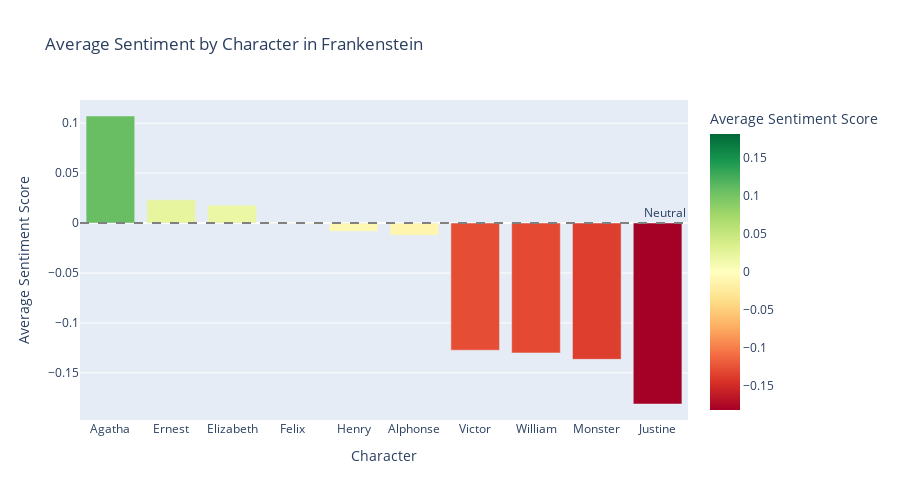
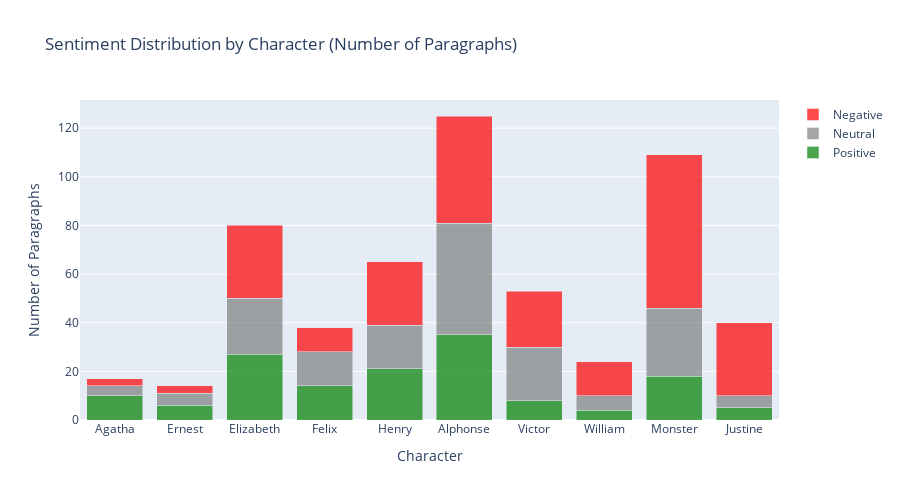
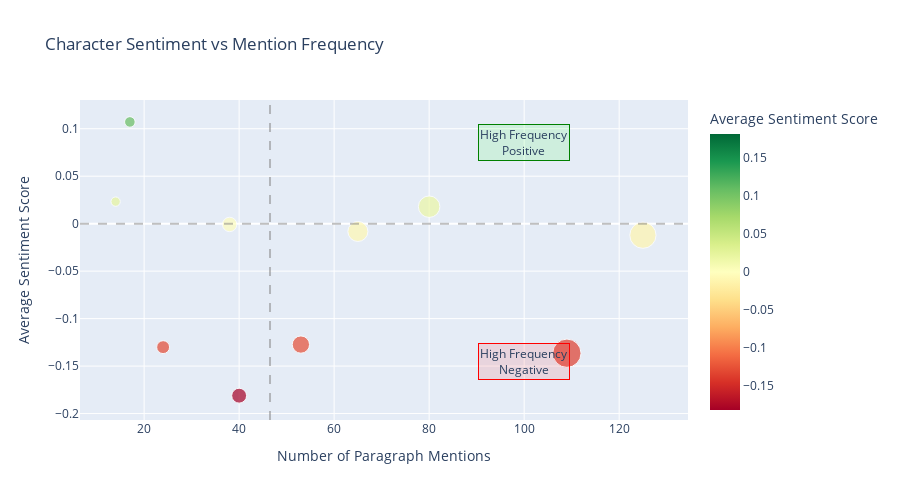

The notebook cell saved with these charts, in order:
### Code cell
# 3. Character sentiment visualizations
print("🎭 Creating character sentiment visualizations...")

# Character sentiment bar chart
fig_char = px.bar(
    character_sentiment_df,
    x='Character',
    y='Avg_Sentiment',
    color='Avg_Sentiment',
    color_continuous_scale='RdYlGn',
    color_continuous_midpoint=0,
    title='Character Sentiment Analysis in Frankenstein',
    labels={'Avg_Sentiment': 'Average Sentiment Score'},
    hover_data=['Total_Mentions', 'Total_Words']
)

fig_char.add_hline(y=0, line_dash="dash", line_color="gray")
fig_char.update_layout(height=500, showlegend=False)
fig_char.show()

# Character frequency vs sentiment scatter
fig_scatter = px.scatter(
    character_sentiment_df,
    x='Total_Mentions',
    y='Avg_Sentiment',
    size='Total_Words',
    color='Avg_Sentiment',
    color_continuous_scale='RdYlGn',
    color_continuous_midpoint=0,
    hover_name='Character',
    title='Character Analysis: Frequency vs Sentiment',
    labels={
        'Total_Mentions': 'Paragraph Mentions',
        'Avg_Sentiment': 'Average Sentiment',
        'Total_Words': 'Total Words'
    }
)

fig_scatter.add_hline(y=0, line_dash="dash", line_color="gray", opacity=0.5)
fig_scatter.update_layout(height=500)
fig_scatter.show()

print(f"✅ Character visualizations created for {len(character_sentiment_df)} characters")

# Summary insights
most_positive = character_sentiment_df.iloc[0]
most_negative = character_sentiment_df.iloc[-1]
print(f"\n Key Insights:")
print(f"✨ Most positive character: {most_positive['Character']} ({most_positive['Avg_Sentiment']:.3f})")
print(f"⛈️ Most negative character: {most_negative['Character']} ({most_negative['Avg_Sentiment']:.3f})")

### Figure 1 — Plotly figure (JSON) as saved in the notebook; plotly's stock layout.template omitted (floating-point values rounded to 4 significant figures)
{"data": [{"customdata": [[17, 2271], [14, 1760], [80, 9341], [38, 4208], [65, 8147], [125, 13936], [53, 6040], [24, 3359], [109, 16159], [40, 4479]], "hovertemplate": "Character=%{x}<br>Average Sentiment Score=%{marker.color}<br>Total_Mentions=%{customdata[0]}<br>Total_Words=%{customdata[1]}<extra></extra>", "legendgroup": "", "marker": {"color": [0.1072, 0.02323, 0.01787, -0.0008205, -0.008194, -0.01216, -0.1273, -0.1301, -0.1364, -0.1812], "coloraxis": "coloraxis", "pattern": {"shape": ""}}, "name": "", "orientation": "v", "showlegend": false, "textposition": "auto", "type": "bar", "x": ["Agatha", "Ernest", "Elizabeth", "Felix", "Henry", "Alphonse", "Victor", "William", "Monster", "Justine"], "xaxis": "x", "y": [0.1072, 0.02323, 0.01787, -0.0008205, -0.008194, -0.01216, -0.1273, -0.1301, -0.1364, -0.1812], "yaxis": "y"}], "layout": {"annotations": [{"showarrow": false, "text": "Neutral", "x": 1, "xanchor": "right", "xref": "x domain", "y": 0, "yanchor": "bottom", "yref": "y"}], "barmode": "relative", "coloraxis": {"cmid": 0, "colorbar": {"title": {"text": "Average Sentiment Score"}}, "colorscale": [[0, "rgb(165,0,38)"], [0.1, "rgb(215,48,39)"], [0.2, "rgb(244,109,67)"], [0.3, "rgb(253,174,97)"], [0.4, "rgb(254,224,139)"], [0.5, "rgb(255,255,191)"], [0.6, "rgb(217,239,139)"], [0.7, "rgb(166,217,106)"], [0.8, "rgb(102,189,99)"], [0.9, "rgb(26,152,80)"], [1, "rgb(0,104,55)"]]}, "height": 500, "legend": {"tracegroupgap": 0}, "shapes": [{"line": {"color": "gray", "dash": "dash"}, "type": "line", "x0": 0, "x1": 1, "xref": "x domain", "y0": 0, "y1": 0, "yref": "y"}], "showlegend": false, "title": {"text": "Average Sentiment by Character in Frankenstein"}, "xaxis": {"anchor": "y", "domain": [0, 1], "title": {"text": "Character"}}, "yaxis": {"anchor": "x", "domain": [0, 1], "title": {"text": "Average Sentiment Score"}}}}

### Figure 2 — Plotly figure (JSON) as saved in the notebook; plotly's stock layout.template omitted (floating-point values rounded to 4 significant figures)
{"data": [{"marker": {"color": "green"}, "name": "Positive", "opacity": 0.7, "type": "bar", "x": ["Agatha", "Ernest", "Elizabeth", "Felix", "Henry", "Alphonse", "Victor", "William", "Monster", "Justine"], "y": [10, 6, 27, 14, 21, 35, 8, 4, 18, 5]}, {"marker": {"color": "gray"}, "name": "Neutral", "opacity": 0.7, "type": "bar", "x": ["Agatha", "Ernest", "Elizabeth", "Felix", "Henry", "Alphonse", "Victor", "William", "Monster", "Justine"], "y": [4, 5, 23, 14, 18, 46, 22, 6, 28, 5]}, {"marker": {"color": "red"}, "name": "Negative", "opacity": 0.7, "type": "bar", "x": ["Agatha", "Ernest", "Elizabeth", "Felix", "Henry", "Alphonse", "Victor", "William", "Monster", "Justine"], "y": [3, 3, 30, 10, 26, 44, 23, 14, 63, 30]}], "layout": {"barmode": "stack", "height": 500, "title": {"text": "Sentiment Distribution by Character (Number of Paragraphs)"}, "xaxis": {"title": {"text": "Character"}}, "yaxis": {"title": {"text": "Number of Paragraphs"}}}}

### Figure 3 — Plotly figure (JSON) as saved in the notebook; plotly's stock layout.template omitted (floating-point values rounded to 4 significant figures)
{"data": [{"hovertemplate": "<b>%{hovertext}</b><br><br>Number of Paragraph Mentions=%{x}<br>Average Sentiment Score=%{marker.color}<br>Total Words=%{marker.size}<extra></extra>", "hovertext": ["Agatha", "Ernest", "Elizabeth", "Felix", "Henry", "Alphonse", "Victor", "William", "Monster", "Justine"], "legendgroup": "", "marker": {"color": [0.1072, 0.02323, 0.01787, -0.0008205, -0.008194, -0.01216, -0.1273, -0.1301, -0.1364, -0.1812], "coloraxis": "coloraxis", "size": [2271, 1760, 9341, 4208, 8147, 13936, 6040, 3359, 16159, 4479], "sizemode": "area", "sizeref": 40.4, "symbol": "circle"}, "mode": "markers", "name": "", "orientation": "v", "showlegend": false, "type": "scatter", "x": [17, 14, 80, 38, 65, 125, 53, 24, 109, 40], "xaxis": "x", "y": [0.1072, 0.02323, 0.01787, -0.0008205, -0.008194, -0.01216, -0.1273, -0.1301, -0.1364, -0.1812], "yaxis": "y"}], "layout": {"annotations": [{"bgcolor": "rgba(0,255,0,0.1)", "bordercolor": "green", "showarrow": false, "text": "High Frequency<br>Positive", "x": 100, "y": 0.08573}, {"bgcolor": "rgba(255,0,0,0.1)", "bordercolor": "red", "showarrow": false, "text": "High Frequency<br>Negative", "x": 100, "y": -0.1449}], "coloraxis": {"cmid": 0, "colorbar": {"title": {"text": "Average Sentiment Score"}}, "colorscale": [[0, "rgb(165,0,38)"], [0.1, "rgb(215,48,39)"], [0.2, "rgb(244,109,67)"], [0.3, "rgb(253,174,97)"], [0.4, "rgb(254,224,139)"], [0.5, "rgb(255,255,191)"], [0.6, "rgb(217,239,139)"], [0.7, "rgb(166,217,106)"], [0.8, "rgb(102,189,99)"], [0.9, "rgb(26,152,80)"], [1, "rgb(0,104,55)"]]}, "height": 500, "legend": {"itemsizing": "constant", "tracegroupgap": 0}, "shapes": [{"line": {"color": "gray", "dash": "dash"}, "opacity": 0.5, "type": "line", "x0": 0, "x1": 1, "xref": "x domain", "y0": 0, "y1": 0, "yref": "y"}, {"line": {"color": "gray", "dash": "dash"}, "opacity": 0.5, "type": "line", "x0": 46.5, "x1": 46.5, "xref": "x", "y0": 0, "y1": 1, "yref": "y domain"}], "title": {"text": "Character Sentiment vs Mention Frequency"}, "xaxis": {"anchor": "y", "domain": [0, 1], "title": {"text": "Number of Paragraph Mentions"}}, "yaxis": {"anchor": "x", "domain": [0, 1], "title": {"text": "Average Sentiment Score"}}}}
